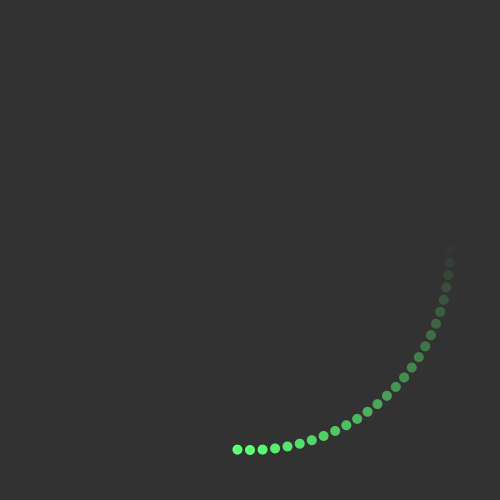
Frame 1 (no input)
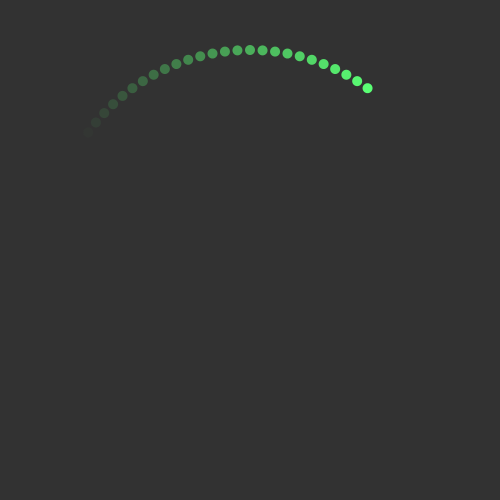
Frame 60 (the mouse pressed at the canvas centre just before this capture)
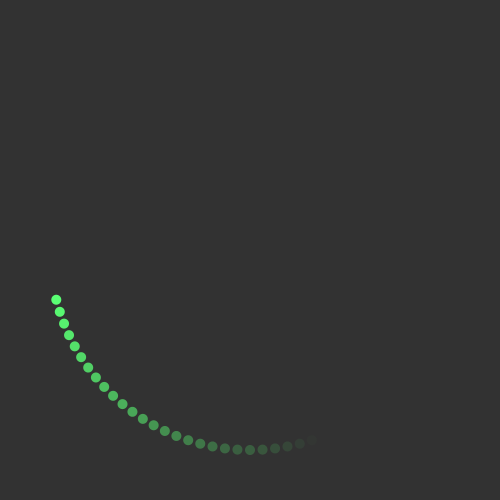
Frame 120 (the mouse held since frame 60 and released just before this capture)

The Processing sketch that drew these frames (run headless with seeded random() and noise(); from frame 60 on, the mouse is pressed at the canvas centre):

// Processing sketch: circleRingLight
// ── circleRingLight.pde
int pointDiameter = 10;
float circleRadius = 200;
int numOfPoints = 100;
ArrayList<Point> points;
color[] colors;
int count = 0;

void setup() {
  size(500, 500);
  noStroke();
  
  float angle = TWO_PI / (float) numOfPoints;
  
  points = new ArrayList<Point>();
  // Fill Points arrayList in shape of a circle
  for(int i = 0; i < numOfPoints; i++) {
    points.add(new Point(
      width / 2 + circleRadius * sin(angle * i),
      height / 2 + circleRadius * cos(angle * i),
      pointDiameter, 
      pointDiameter
    ));
  }
 
   colors = new color[numOfPoints - 1];
  // Fill colors array, iteratively decreasing the transparancy 
  for(int i = 0; i < colors.length; i++) {
    colors[i] = color(90, 255, 116, 255 - (i*10));
  }
  
}


void draw() {
  background(50);
  
  for(Point point : points) {
    point.display();
    count = (count + 1) % colors.length;
    System.out.println(count);
  }
  
}


class Point {
  float x, y;
  int width, height;
  
  Point(float x, float y, int width, int height) {
    this.x = x;
    this.y = y;
    this.width = width;
    this.height = height;
  }
  
  void display() {
    fill(colors[count]);
    ellipse(x, y, width, height);
  }
 
}
